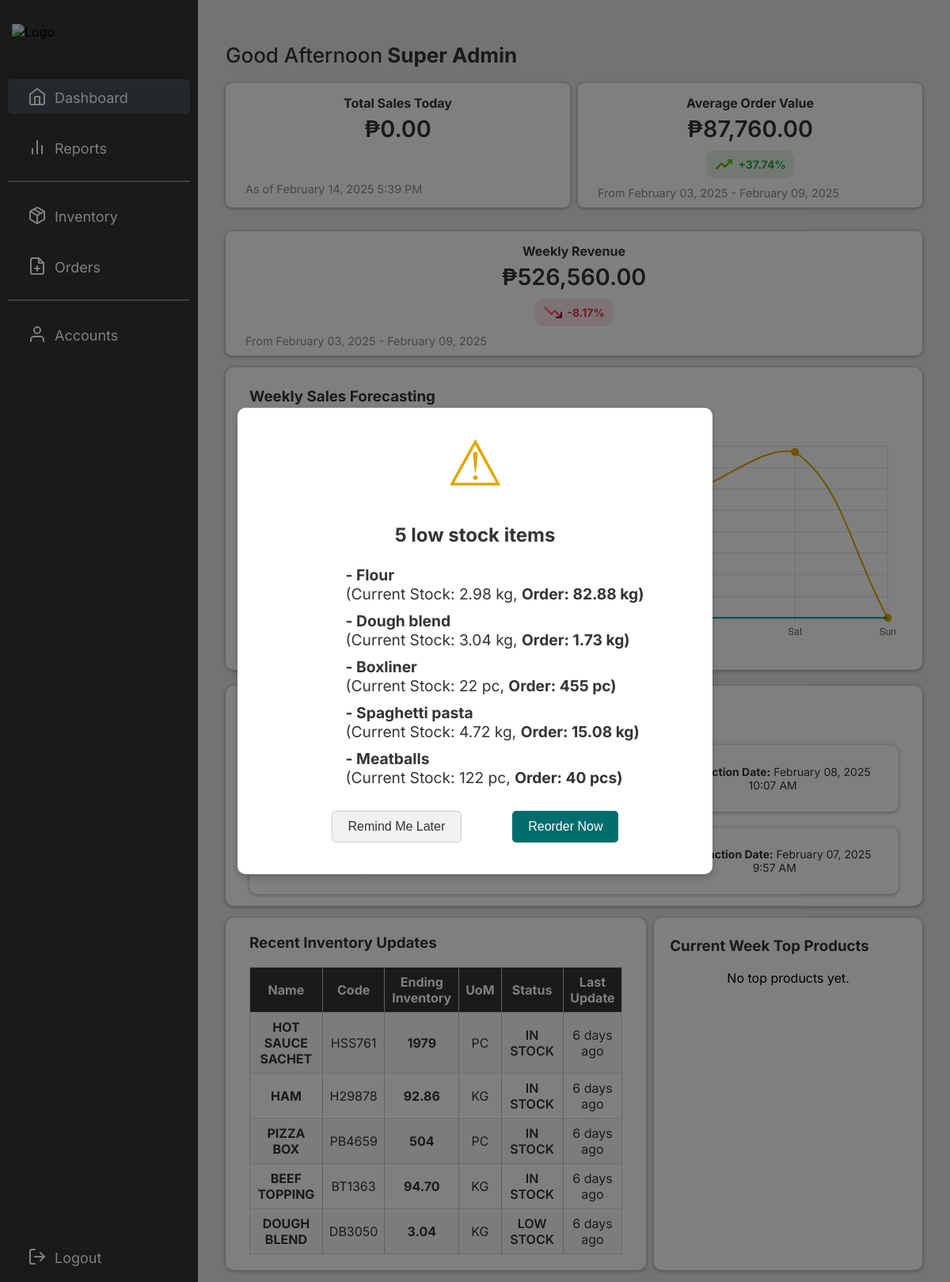
Screenshot of /src/pages/login/super_admin/components/dashboard/Dashboard.php (signed in) with the database file from the repository.
### tables this page shows
CREATE TABLE `accounts` (
  `uid` int(100) NOT NULL,
  `name` text NOT NULL,
  `email` varchar(250) NOT NULL,
  `userType` varchar(100) NOT NULL,
  `password` varchar(100) NOT NULL,
  `reset_token` varchar(255) DEFAULT NULL,
  `reset_token_expiry` datetime DEFAULT NULL
);

CREATE TABLE `invoice` (
  `id` int(11) NOT NULL,
  `invID` varchar(200) NOT NULL,
  `orders` longtext NOT NULL CHECK (json_valid(`orders`)),
  `total_amount` double NOT NULL,
  `amount_received` double NOT NULL,
  `amount_change` double NOT NULL,
  `order_type` text NOT NULL,
  `mop` text NOT NULL,
  `transaction_date` datetime NOT NULL DEFAULT current_timestamp(),
  `cashier` varchar(250) NOT NULL
);

CREATE TABLE `daily_inventory` (
  `inventoryID` int(50) NOT NULL,
  `itemID` varchar(250) NOT NULL,
  `name` text NOT NULL,
  `uom` varchar(50) NOT NULL,
  `beginning` double NOT NULL,
  `deliveries` double NOT NULL,
  `transfers_in` double NOT NULL,
  `transfers_out` double NOT NULL,
  `spoilage` double NOT NULL,
  `remarks` text NOT NULL,
  `ending` double NOT NULL,
  `usage_count` double NOT NULL,
  `status` text NOT NULL,
  `last_update` datetime NOT NULL DEFAULT current_timestamp() ON UPDATE current_timestamp(),
  `updated_by` varchar(200) NOT NULL
);

### src/pages/login/super_admin/components/dashboard/recent_updates.php (the view, shortened to what the rows shown need)
<?php
include '../../connection/database.php';
include 'functions.php';
$sql = "SELECT inventoryID, itemID, name, uom, beginning, deliveries, transfers_in, transfers_out, spoilage, ending, last_update, updated_by, usage_count, status
        FROM daily_inventory
        ORDER BY last_update DESC
        LIMIT 5";
$result = $conn->query($sql);
?>
<link rel="stylesheet" href="itemsTable.css">
<table border="1">
    <thead>
        <tr>
            <th>Name</th>
            <th>Code</th>
            <th>Ending Inventory</th>
            <th>UoM</th>
            <th>Status</th>
            <th>Last Update</th>
        </tr>
    </thead>
    <tbody>
        <?php
        if ($result->num_rows > 0) {
            while ($row = $result->fetch_assoc()) {
                $status = $row['status'];
                $status_class = "";
                $status_style = "";
                if ($status == "in stock") {
                    $status_class = "in-stock";
                    $status_style = ' font-weight: 600; padding: 5px 10px;';
                } elseif ($status == "low stock") {
                    $status_class = "low-stock";
                    $status_style = ' font-weight: 600;padding: 5px 10px;';
                } elseif ($status == "out of stock") {
                    $status_class = "out-of-stock";
                    $status_style = ' font-weight: 600;padding: 5px 10px;';
                }
                $lastUpdateFormatted = timeAgo($row["last_update"]);
                echo "<tr onclick='window.location.href=\"../inventory/items.php\";'>";
                echo "<td><strong>" . strtoupper(htmlspecialchars($row["name"])) . "</strong></td>";
                echo "<td>" . htmlspecialchars($row["itemID"]) . "</td>";
                echo "<td><strong>" . (intval($row["ending"]) == $row["ending"] ? intval($row["ending"]) : number_format($row["ending"], 2)) . "</strong></td>";
                echo "<td>" . strtoupper(htmlspecialchars($row["uom"])) . "</td>";
                echo "<td class='$status_class' style='$status_style'>" . strtoupper(htmlspecialchars($row["status"])) . "</td>";
                echo "<td>" . $lastUpdateFormatted . "</td>";
                echo "</tr>";
            }
        } else {
            echo "<tr><td colspan='6'>No items found</td></tr>";
        }
        ?>
    </tbody>
</table>

### src/pages/login/super_admin/components/dashboard/MainContent.php (shortened to what the rows shown need)
<?php
if (isset($_SESSION['user_id'])) {
    $currentDateTime = new DateTime();
    $currentHour = $currentDateTime->format('H');
    if ($currentHour >= 5 && $currentHour < 12) {
        $greeting = 'Good Morning';
    } elseif ($currentHour >= 12 && $currentHour < 18) {
        $greeting = 'Good Afternoon';
    } else {
        $greeting = 'Good Evening';
    }
    $userId = $_SESSION['user_id'];
    include '../../connection/database.php';
    $query = "SELECT name FROM accounts WHERE uid = ?";
    $stmt = $conn->prepare($query);
    $stmt->bind_param('i', $userId);
    $stmt->execute();
    $result = $stmt->get_result();
    if ($result->num_rows > 0) {
        $user = $result->fetch_assoc();
        $userName = $user['name'];
    } else {
        exit('User not found.');
    }
} else {
    exit('You must be logged in to view this page.');
}
?>
<link rel="stylesheet" href="MainContent.css">
<div id="main-content">
    <div class="container">
        <div class="header">
            <div class="intro-header">
                <p class="headings">
                    <?php echo $greeting . '<span style="font-weight:bold;"> ' . $userName . '</span>'; ?>
                </p>
            </div>
        </div>
        <div class="same-column-container">
            <div class="same-column">
                    <?php include 'daily_sales.php'; ?>
                <div class="table_container recent_orders">
                    <?php include 'recent_orders.php'; ?>
                </div>
            </div>
            <div class="same-column">
                <div class="table_container daily_sales2">
                    <?php include 'recent_updates.php'; ?>
                </div>
            </div>
        </div>
    </div>
</div>

### src/pages/login/super_admin/components/dashboard/recent_orders.php (shortened to what the rows shown need)
<?php
include '../../connection/database.php';
$query = "SELECT id, invID, order_type, mop, transaction_date FROM invoice ORDER BY transaction_date DESC LIMIT 2";
$stmt = $conn->prepare($query);
$stmt->execute();
$result = $stmt->get_result();
if ($result->num_rows === 0) {
    echo "<p style='text-align:center;'>No records found for the selected date.</p>";
} else {
    while ($row = $result->fetch_assoc()) {
        $invID = $row['invID'];
        $order_type = $row['order_type'];
        $mop = $row['mop'];
        $transaction_date = $row['transaction_date'];
        $transactionDateTime = new DateTime($transaction_date);
        $formattedTransactionDate = $transactionDateTime->format('F d, Y g:i A');
        echo '<link rel="stylesheet" href="MainContent.css">';
        echo '<div class="custom-card-container" onclick="generateInvoicePDF(' . $invID . ')">';
        echo '<div class="custom-card">';
        echo '<div class="custom-card-body">';
        echo '<div class="custom-invoice-id">';
        echo '<p>Invoice #' . $invID . '</p>';
        echo '</div>';
        echo '<div class="custom-invoice-info">';
        echo '<p class = "p1"><strong>Order Type:</strong> ' . strtoupper($order_type) . '</p>';
        echo '<p class = "p2" ><strong>Method of Payment:</strong> ' . strtoupper($mop) . '</p>';
        echo '<p class = "p3" ><strong>Transaction Date:</strong> ' . ($formattedTransactionDate) . '</p>';
        echo '</div>';
        echo '</div>';
        echo '</div>';
        echo '</div>';
    }
}
?>

### rows the page displays
accounts: name "Super Admin"
invoice: transaction_date "February 08, 2025 10:07 AM"
invoice: transaction_date "February 07, 2025 9:57 AM"
daily_inventory: name "HOT SAUCE SACHET", itemID "HSS761", ending "1979", uom "PC", status "IN STOCK", last_update "6 days ago"
daily_inventory: name "HAM", itemID "H29878", ending "92.86", uom "KG", status "IN STOCK", last_update "6 days ago"
daily_inventory: name "PIZZA BOX", itemID "PB4659", ending "504", uom "PC", status "IN STOCK", last_update "6 days ago"
daily_inventory: name "BEEF TOPPING", itemID "BT1363", ending "94.70", uom "KG", status "IN STOCK", last_update "6 days ago"
daily_inventory: name "DOUGH BLEND", itemID "DB3050", ending "3.04", uom "KG", status "LOW STOCK", last_update "6 days ago"

### other values shown
$greeting "Good Afternoon"
$totalSales "0.00"
$averageOrderValue "87,760.00"
$aovPercentageChange "37.74"
$prevTotalSales "526,560.00"
$revenuePercentage "-8.17"
